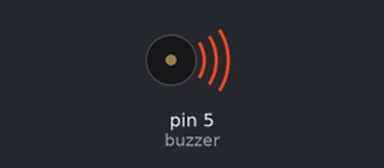
Bench run of a sketch on a simulated Arduino Uno, built with avr-gcc and run on an emulated ATmega328P. Parts: buzzer (waves = sounding).

Above: at 0.1 s.
Timing chart, 0 to 1.6 s (numbered marks = the images above):
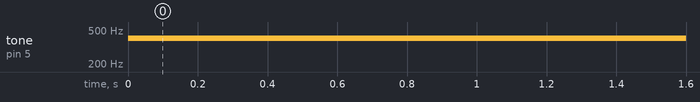

Measured:
- by itself, tone on pin 5 (buzzer): silent → 400 Hz at 0.00 s

The sketch:

Passive_buzzer.ino
```cpp
/*
 SECK Ndiagna
 */
#define buzzer 5
void setup(){
  //Null
}
void loop() {
  // generates a 400Hz tone in output pin 8 with 2000ms of duration
  tone(buzzer, 400, 2000);
}
```
